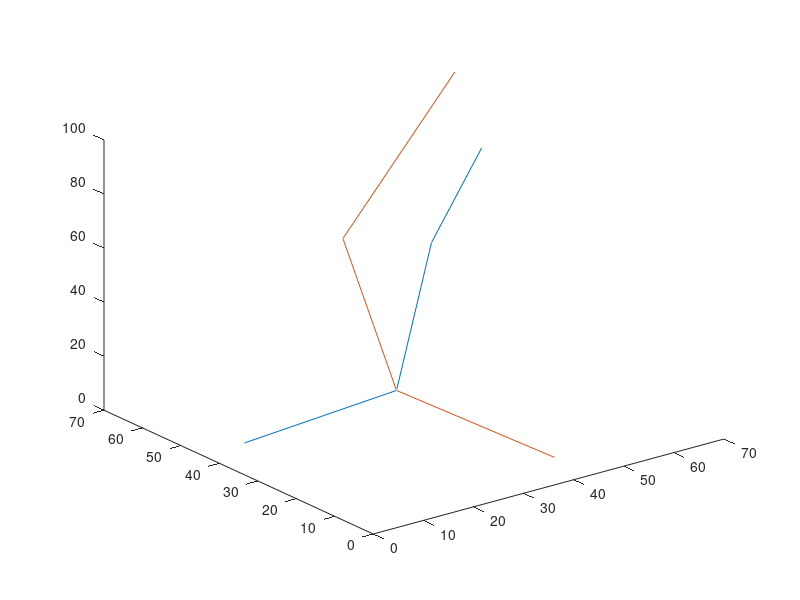

Here is the MATLAB script that generated this plot: (Note: this script raises an error after producing the figure.)
clear;close;clc;
% size of UAV 
UAVsize=1;
Vlimit=5;
Vcoef=1.2;
colLimit=3*UAVsize;

% set two path to meet, in order to check the result
path1=[5, 40, 5; 20, 20, 30; 50, 50, 50; 60, 50, 80]';
start1=path1(:,1)';
path2=[40, 5, 5; 20, 20, 30; 40, 60, 50; 70, 70, 90]';
figure
plot3(path1(1, :),path1(2, :),path1(3, :))
hold on
plot3(path2(1, :),path2(2, :),path2(3, :))

pause(5)
% findcollisionPoint
colPos = 2;
colPoint = path2(:, colPos)';
colLength = sum((colPoint - start1) .^ 2) ^ 0.5;
slowCoef = 1 - colLimit / colLength;
% colTime=colLength/Vlimit*Vcoef;
path2(:, colPos) = path2(:, colPos) * slowCoef;

[~, coef1, tra1] = getTra(path1);

[~, coef2, tra2] = getTra(path2);

% draw two path
figure
plot3(path1(1,:),path1(2,:),path1(3,:))
hold on
plot3(path2(1,:),path2(2,:),path2(3,:))
time_limit=max(size(tra2,2),size(tra1,2));
for i=1:time_limit
    if i<size(tra1,2)
        comet3(tra1(1,i:i+1),tra1(2,i:i+1),tra1(3,i:i+1))
    end
    if i<size(tra2,2)
        comet3(tra2(1,i:i+1),tra2(2,i:i+1),tra2(3,i:i+1))
    end
    pause(0.8)
end

% mycomet3(tra1(1,:),tra1(2,:),tra1(3,:))
% mycomet3(tra2(1,:),tra2(2,:),tra2(3,:))
% axis([0 100 0 100 0 100])

% x=x0+t(x1-x0) y=y0+t(y1-y0) z=z0+t(z1-z0)
function [path, coef, trajectory] = getTra(path)
Vlimit = 5;
Vcoef = 1.2;
point_num = size(path, 2) - 1;

% calculate coefficient
time = ones(1, point_num);
for i = 1 : point_num
    time(i) = round(sum((path(:, i+1)-path(:, i)) .^ 2) ^ 0.5 / Vlimit * Vcoef);
end

coef = zeros(12, point_num);
for i = 1 : point_num
    T = time(i);
    for j = 0:2
        a = path(j+1,i);
        b = path(j+1,i+1);
        C = [0 0 0 1;T^3 T^2 T 1;0 0 1 0;3*T^2 2*T 1 0];
        D = [a;b;0;0];
        coef(j*4+1:j*4+4,i)=C\D;
    end
end
% calculate location of each second
coefX=coef(1:4,:);
coefY=coef(5:8,:);
coefZ=coef(9:12,:);
path_num=sum(time);
trajectory=zeros(3,path_num);
t=1;

for i=1:point_num
    for T=0:time(i)
        trajectory(1,t)=sum(coefX(:,i).*[T^3;T^2;T;1]);
        trajectory(2,t)=sum(coefY(:,i).*[T^3;T^2;T;1]);
        trajectory(3,t)=sum(coefZ(:,i).*[T^3;T^2;T;1]);
        t=t+1;
    end
end
% draw trajectory
% figure
% axis([0 100 0 100 0 100])
% mycomet3(trajectory(1,:),trajectory(2,:),trajectory(3,:))

end

